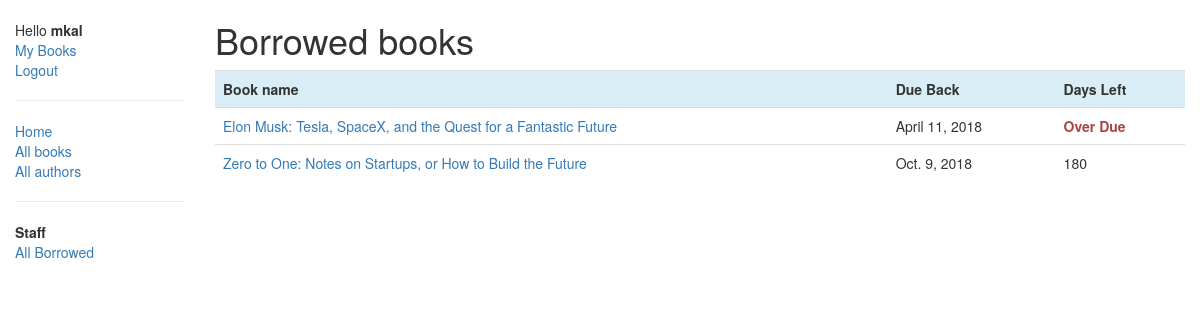
Page /catalog/allborrowed/ (signed in) on the earlier database version.
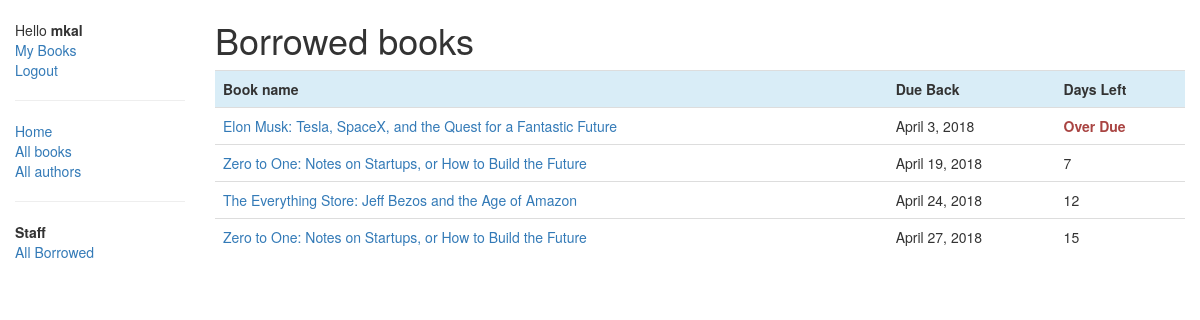
Same page on the later database version.
### catalog/models.py (models this page shows, shortened)
class BookInstance(models.Model):
    id = models.UUIDField(primary_key=True, default=uuid.uuid4,
                          help_text="Unique ID for this particular book across whole library")
    book = models.ForeignKey('Book', on_delete=models.SET_NULL, null=True)
    imprint = models.CharField(max_length=200)
    due_back = models.DateField(null=True, blank=True)
    borrower = models.ForeignKey(User, on_delete=models.SET_NULL, null=True, blank=True)
    LOAN_STATUS = (
        ('m', 'Maintenance'),
        ('o', 'On loan'),
        ('a', 'Available'),
        ('r', 'Reserved'),
    )
    status = models.CharField(max_length=1, choices=LOAN_STATUS, blank=True, default='m', help_text='Book availability')
    @property
    def left_days(self):
        return (self.due_back - date.today()).days
    class Meta:
        ordering = ["due_back"]
        permissions = (("can_mark_returned", "Set book as returned"),)

class Book(models.Model):
    title = models.CharField(max_length=200)
    author = models.ForeignKey('Author', on_delete=models.SET_NULL, null=True)
    summery = models.TextField(max_length=1000, help_text="Enter a brief description of the book ")
    isbn = models.CharField('ISBN', max_length=13,
                            help_text='13 Character <a href="https://www.isbn-international.org/content/what-isbn">ISBN number</a>')
    genre = models.ManyToManyField(Genre, help_text="Select a genre for this book.")
    language = models.ForeignKey('Language', on_delete=models.SET_NULL, null=True)
    def display_genre(self):
        return ", ".join([genre.name for genre in self.genre.all()[:3]])
    display_genre.short_description = 'Genre'

### catalog/views.py (the view)
# urls.py: path('allborrowed/', views.AllLoanedBooksListView.as_view(), name='all-borrowed'),
class AllLoanedBooksListView(PermissionRequiredMixin, BookInstanceListView):
    permission_required = ('catalog.can_mark_returned', 'catalog.can_edit')
    template_name = 'lists/all_borrowed.html'
    def get_queryset(self):
        return BookInstance.objects.filter(status__exact='o').order_by('due_back')

### catalog/templates/lists/all_borrowed.html (shortened to what this page needs)
{% extends 'lists/loaned_book_list.html' %}

### catalog/templates/lists/loaned_book_list.html
{% extends "base.html" %}
{% block content %}
    <h1>Borrowed books</h1>
    {% if bookinstance_list %}
        <table class="table">
            <tr class="info">
                <th>Book name</th>
                <th>Due Back</th>
                <th>Days Left</th>
            </tr>
            {% for bookinstance in bookinstance_list %}
                <tr>
                    <td><a href="{% url 'book-detail' bookinstance.book.pk %}">{{ bookinstance.book.title }}</a></td>
                    <td>{{ bookinstance.due_back }}</td>
                    {% if bookinstance.left_days < 0 %}
                        <td class="text-danger"><strong>Over Due</strong></td>
                    {% else %}
                        <td>{{ bookinstance.left_days }}</td>
                    {% endif %}
                </tr>
            {% endfor %}
        </table>
    {% else %}
        <p>There are no books borrowed.</p>
    {% endif %}
{% endblock %}

Differences in the rows shown:
changed BookInstance "Elon Musk: Tesla, SpaceX, and the Quest for a Fantastic Future": due_back "April 11, 2018" → "April 3, 2018"
now on this page (row edited): BookInstance: book "Zero to One: Notes on Startups, or How to Build the Future", due_back "April 19, 2018", left_days "7"
now on this page (row edited): BookInstance: book "The Everything Store: Jeff Bezos and the Age of Amazon", due_back "April 24, 2018", left_days "12"
changed BookInstance: due_back "Oct. 9, 2018" → "April 27, 2018"; left_days "180" → "15"
